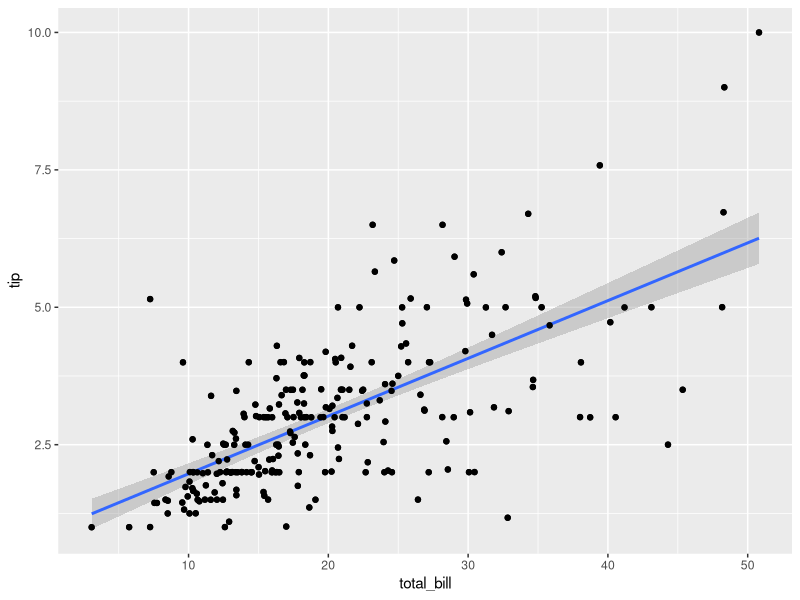
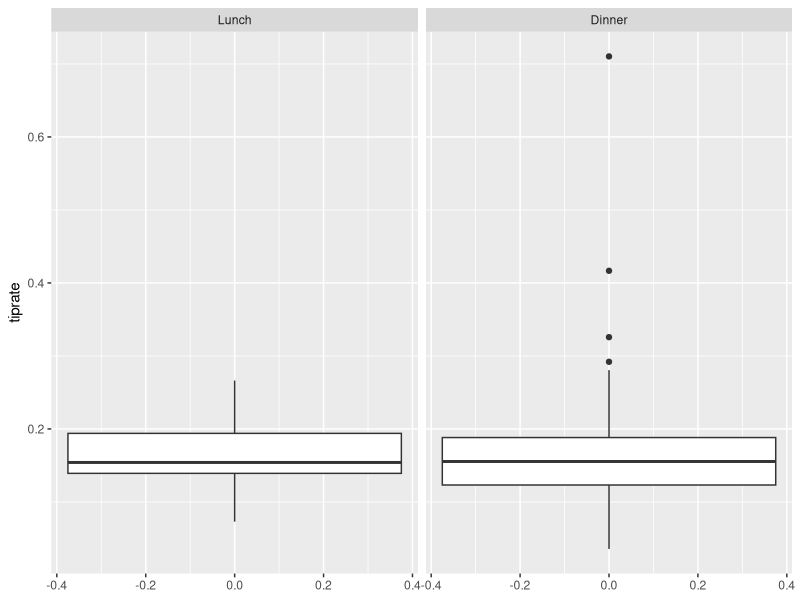
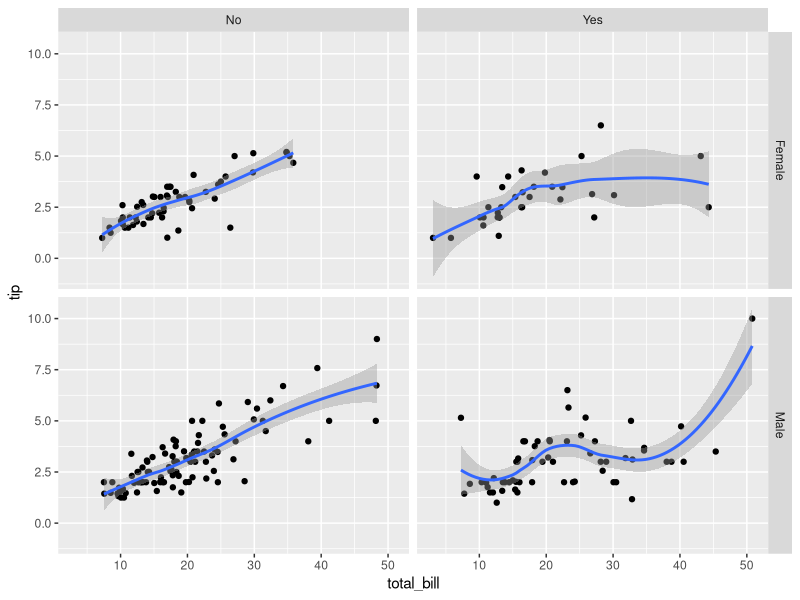
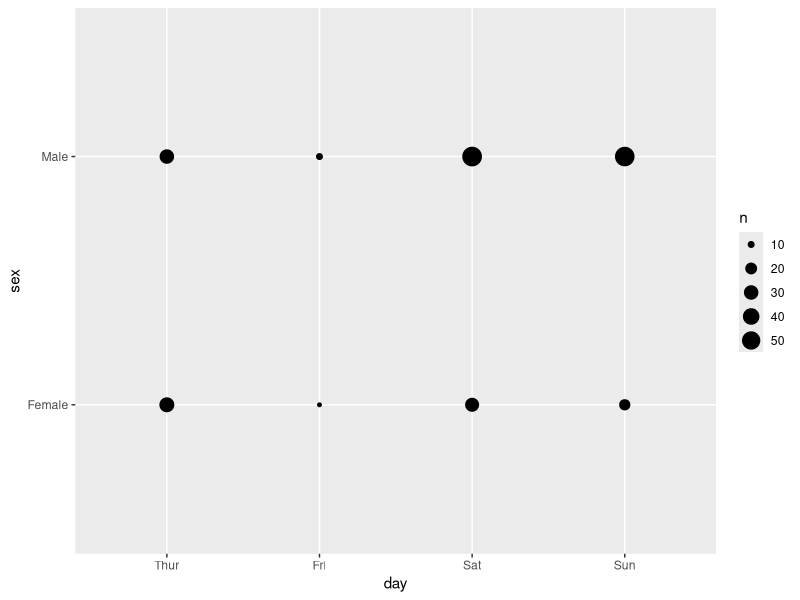

Here is the R script that generated these plots, in order:
## ---- chunk 1
knitr::opts_chunk$set(echo = TRUE)
## ---- chunk 2
data(tips, package="reshape2")
## ---- chunk 3
numParty <- nrow(tips)
numParty
## ---- chunk 4
str(tips)
## ---- chunk 5
day <- levels(factor(tips$day, levels = c("Thur", "Fri", "Sat", "Sun")))
day
## ---- chunk 6
female5 <- tips[tips$sex == "Female" & tips$size >= 5,]
female5
## ---- chunk 7
library(ggplot2)
ggplot(data = tips, aes(x = total_bill, y = tip)) +
  geom_point() + geom_smooth(method='lm') + geom_jitter()
## ---- chunk 8
tips$tiprate = tips$tip / tips$total_bill

mean(tips$tiprate)
## ---- chunk 9
tips$time <- factor(tips$time, levels = c("Lunch", "Dinner"))
ggplot(tips, aes(y = tiprate)) + geom_boxplot() + facet_wrap(~time)
## ---- chunk 10
ggplot(tips, aes(x = total_bill, y = tip)) + geom_point() + geom_smooth() + facet_grid(sex ~ smoker)
## ---- chunk 11
tips$day <- factor(tips$day, levels = c("Thur", "Fri", "Sat", "Sun"))
ggplot(tips, aes(x = day, y = sex, size)) + geom_count()
